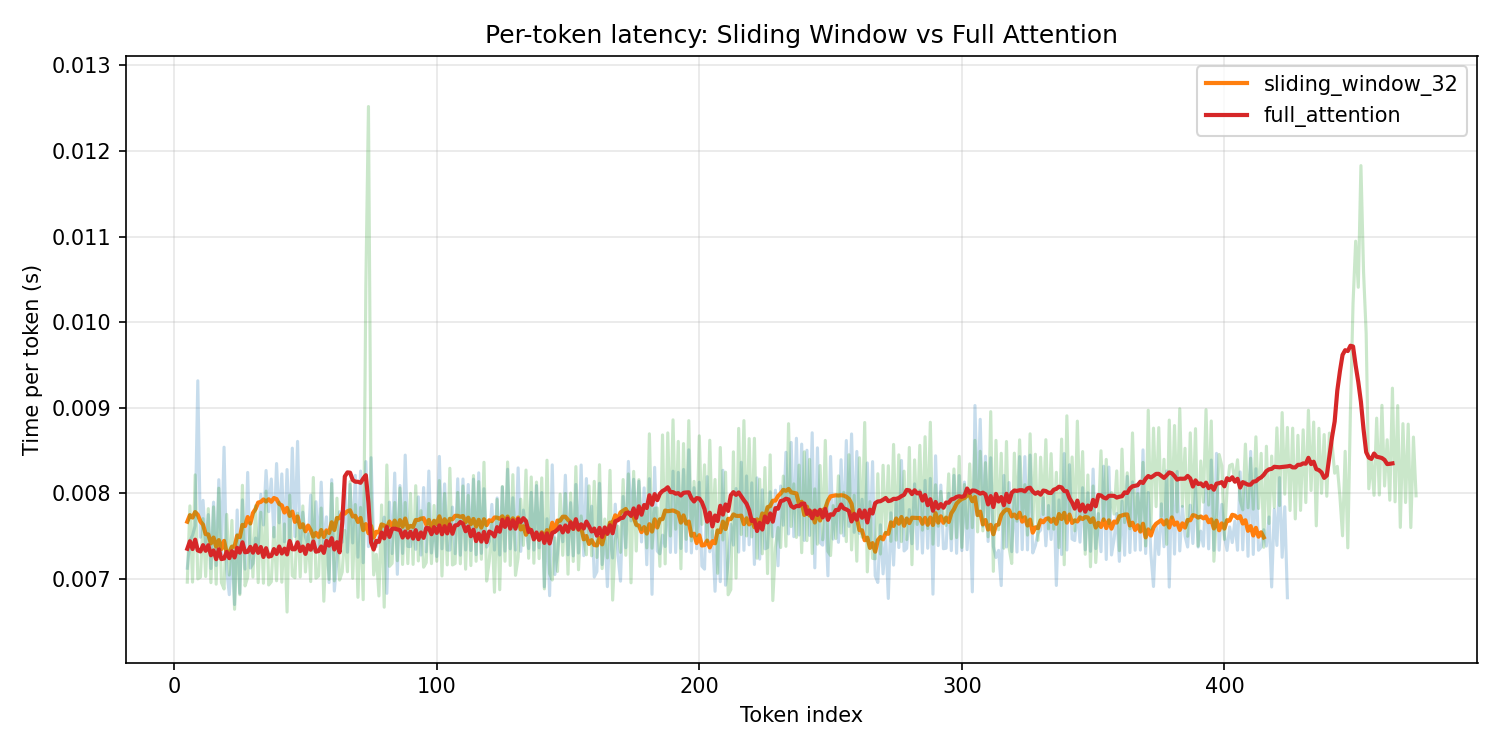

Write Python code to recreate this figure.
import sys
sys.path.append('third_party/Matcha-TTS')

import torch
torch.backends.cuda.preferred_blas_library("cublaslt")

from cosyvoice.cli.cosyvoice import AutoModel
import matplotlib.pyplot as plt

cosyvoice = AutoModel(model_dir='pretrained_models/CosyVoice2-0.5B')

TEXT = """In our previous work, we introduced CosyVoice, a multilingual speech synthesis
model based on supervised discrete speech tokens. By employing progressive se-
mantic decoding with two popular generative models, language models (LMs) and
Flow Matching , CosyVoice demonstrated high prosody naturalness, content con
sistency, and speaker similarity in speech in-context learning. Recently, significant progress has been made in multi-modal large language models (LLMs), where the response latency and real-time factor of speech synthesis play a crucial role in the interactive experience.
"""

PROMPT_TEXT = '希望你以后能够做的比我还好呦。'
PROMPT_WAV = './asset/zero_shot_prompt.wav'

results = {}

for label, window in [('sliding_window_32', 32), ('full_attention', None)]:
    cosyvoice.model.llm.attention_window_size = window
    cosyvoice.model.llm._token_times = []
    # actual run
    for _ in cosyvoice.inference_zero_shot(TEXT, PROMPT_TEXT, PROMPT_WAV, stream=False):
        pass
    results[label] = list(cosyvoice.model.llm._token_times)
    print(f'{label}: {len(results[label])} tokens, avg {sum(results[label])/len(results[label]):.4f}s/token')

# plot — skip first 5 tokens (warmup noise), add moving average
import numpy as np
SKIP = 5
WINDOW = 10

fig, ax = plt.subplots(figsize=(10, 5))
for label, times in results.items():
    t = times[SKIP:]
    x = np.arange(SKIP, SKIP + len(t))
    ax.plot(x, t, alpha=0.25)
    ma = np.convolve(t, np.ones(WINDOW) / WINDOW, mode='valid')
    ax.plot(np.arange(SKIP, SKIP + len(ma)), ma, label=label, linewidth=2)

all_vals = [v for t in results.values() for v in t[SKIP:]]
margin = (max(all_vals) - min(all_vals)) * 0.1
ax.set_ylim(min(all_vals) - margin, max(all_vals) + margin)

ax.set_xlabel('Token index')
ax.set_ylabel('Time per token (s)')
ax.set_title('Per-token latency: Sliding Window vs Full Attention')
ax.legend()
ax.grid(True, alpha=0.3)
fig.tight_layout()
fig.savefig('benchmark4.png', dpi=150)
print('saved benchmark4.png')
